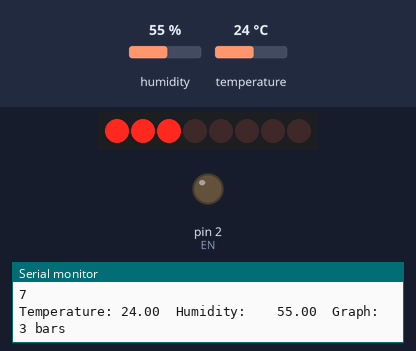
Simulated run of this sketch. Board: Arduino Uno, built with avr-gcc and run on an emulated ATmega328P. On the bench: 8 shift-register outputs drawn as a row of LEDs (first output left, lit = HIGH), output pins drawn as LEDs (lit = HIGH), the last lines printed to the serial monitor. Wiring (inferred from the names in the program): shift register (74HC595): data pin 13; shift clock pin 14; latch pin 15. Wiring (inferred from the signals the program sends): row of LEDs: on Q0, Q1, Q2, Q3, Q4, Q5, Q6, Q7. The test bench sets the inputs (shaded band); at power-on: humidity 55 %, temperature 24 °C. Pins used as bus, display or sensor lines are not drawn.

Above: at 1.2 s.
1.3 s: humidity set to 22 %
At 2.5 s:
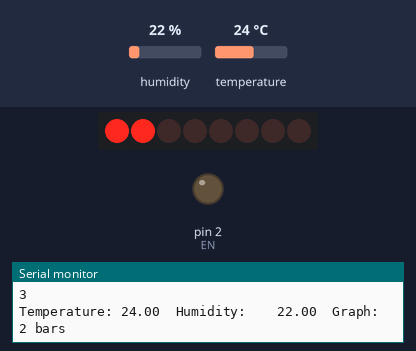
2.8 s: humidity set to 68 %
At 3.8 s:
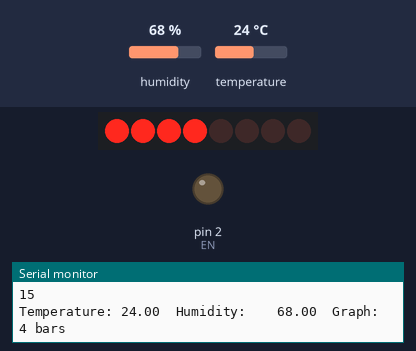
4.3 s: humidity set to 88 %
At 4.9 s:
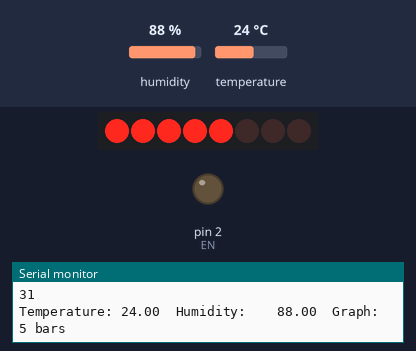
5.8 s: humidity set to 40 %
At 7.2 s:
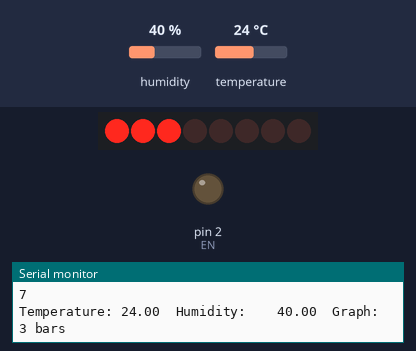
Timing chart, 0 to 8.8 s (numbered marks = the images above; inputs shaded):
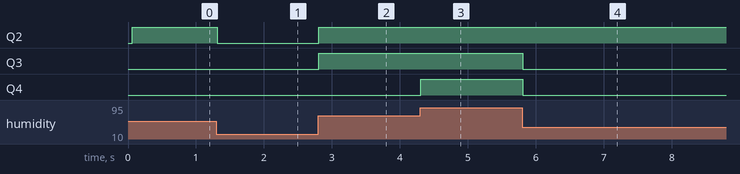

Measured:
- after the input at 1.3 s, Q2: HIGH → LOW at once
- after the input at 2.8 s, Q2, Q3: LOW → HIGH at once
- after the input at 4.3 s, Q4: LOW → HIGH at once
- after the input at 5.8 s, Q3, Q4: HIGH → LOW at once

The sketch:

display-humidity-bar-led.ino
```cpp
#include "Adafruit_Si7021.h"
#define EN 2 // GPIO02 on ESP-01 module, D4 on nodeMCU WeMos

int dataPin = 13; // pin D7 `GPIO13` on NodeMCU boards
int clockPin = 14; // pin D5 `GPIO14` on NodeMCU boards
int latchPin = 15; // pin D8 `GPIO15` on NodeMCU boards

Adafruit_Si7021 sensor = Adafruit_Si7021();

void setup() {
  Serial.begin(115200);

  if (!sensor.begin()) {
    Serial.println("Did not find Si7021 sensor!");
    while (true)
      ;
  }

  pinMode(EN, OUTPUT);
  digitalWrite(EN, LOW); // enable shift register

  pinMode(latchPin, OUTPUT);
  pinMode(clockPin, OUTPUT);
  pinMode(dataPin, OUTPUT);

  Serial.begin(115200);
}

void loop() {
  Serial.print("Temperature: ");
  Serial.print(sensor.readTemperature());
  Serial.print("\tHumidity:    ");
  Serial.print(sensor.readHumidity());

  int barHumidity = sensor.readHumidity()/20 + 1;
  String sBar = "\tGraph: " + String(barHumidity) + " bars";
  Serial.println(sBar);

 display(pow(2, barHumidity) -1); // Display humidity in LEDs
}

int display(int position) {
  digitalWrite(latchPin, LOW);
  shiftOut(dataPin, clockPin, MSBFIRST, position);
  digitalWrite(latchPin, HIGH);
  Serial.println(position);
}
```
